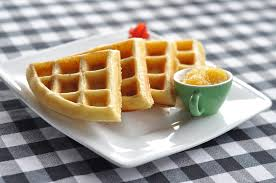
#> input picture 3_Image-Features/imgs/waffle.jpg, 276 x 183 px
$ python main.py
#> lines starting #> are read from the running program, lines starting #| are printed output that depends on the picture; after the words box and inside, x2 and y2 are one past the last pixel; in counts of white or black regions, pixels touching at a corner belong together
# %%

import matplotlib.pyplot as plt
import numpy as np
import cv2

# %% CORNER DETECTION

waffle = cv2.imread('imgs/waffle.jpg')
#> waffle is the input picture: shape (183, 276, 3); mean B, G, R 144.3, 155.8, 165.1
waffle = cv2.cvtColor(waffle, cv2.COLOR_BGR2RGB)
gray_waffle = cv2.cvtColor(waffle, cv2.COLOR_RGB2GRAY)
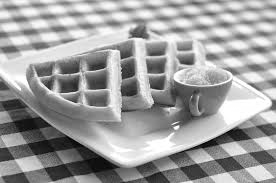
#> gray_waffle: shape (183, 276); min 0, max 255, mean 157.3
gray_waffle = np.float32(gray_waffle)

corners = cv2.cornerHarris(gray_waffle, 2, 3, 0.04)
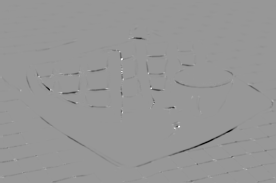
#> corners: shape (183, 276) float32; min -35510648, max 24258596, mean -208833.3; drawn with min black and max white
corners = cv2.dilate(corners,None)
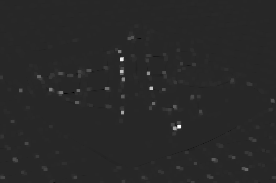
#> corners: shape (183, 276) float32; min -4497151.5, max 24258596, mean 132953.6; drawn with min black and max white

thresh = 0.05 * corners.max()
#> thresh = 1212929.8
corner_image = np.copy(waffle)

for j in range(0, corners.shape[0]):
    for i in range(0, corners.shape[1]):
        if(corners[j,i] > thresh):
            cv2.circle(corner_image, (i, j), 1, (0,255,0), 1)
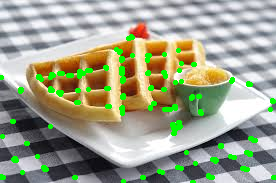
#> corner_image: shape (183, 276, 3); mean R, G, B 157, 161.6, 138.6

plt.imshow(corner_image)

# %% CONTOUR DETECTION

hands = cv2.imread('imgs/hands.jpg')
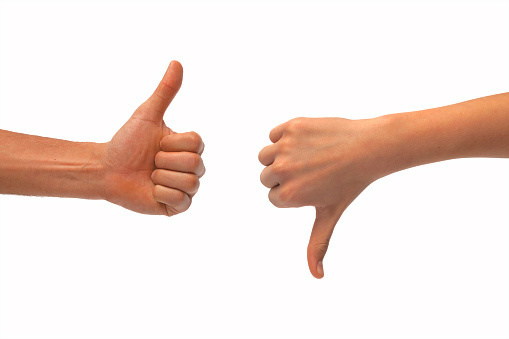
#> input picture 3_Image-Features/imgs/hands.jpg, 509 x 339 px
#> hands is the input picture: shape (339, 509, 3); mean B, G, R 221.7, 227.3, 242.6
hands = cv2.cvtColor(hands, cv2.COLOR_BGR2RGB)
gray_hands = cv2.cvtColor(hands, cv2.COLOR_RGB2GRAY)
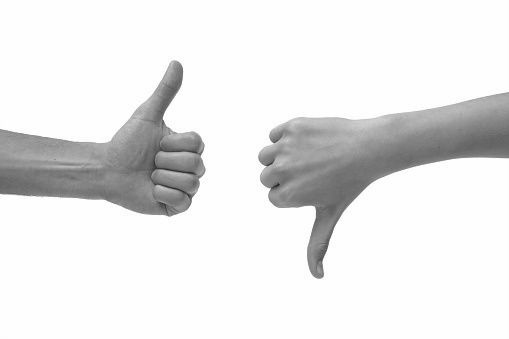
#> gray_hands: shape (339, 509); min 32, max 255, mean 231.4

retval, binary_hands = cv2.threshold(src=gray_hands,
                                     thresh=225,
                                     maxval=255,
                                     type=cv2.THRESH_BINARY_INV)
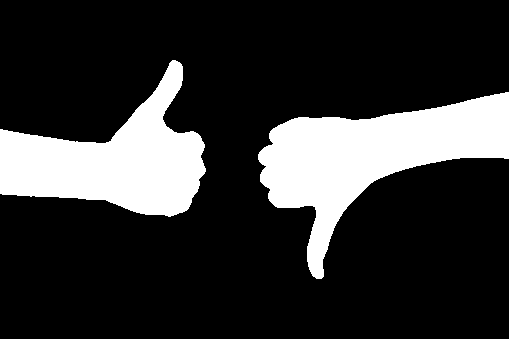
#> binary_hands: shape (339, 509); 19.8% white; 2 white regions

contours, hierarchy = cv2.findContours(image=binary_hands,
                                       mode=cv2.RETR_TREE,
                                       method=cv2.CHAIN_APPROX_SIMPLE)
#> contours = 2 contours; box (x1, y1, x2, y2) and area: (258, 92, 509, 279) 18140, (0, 60, 206, 217) 15366

#> (the run stopped early here; a loop or call above may not have finished)
